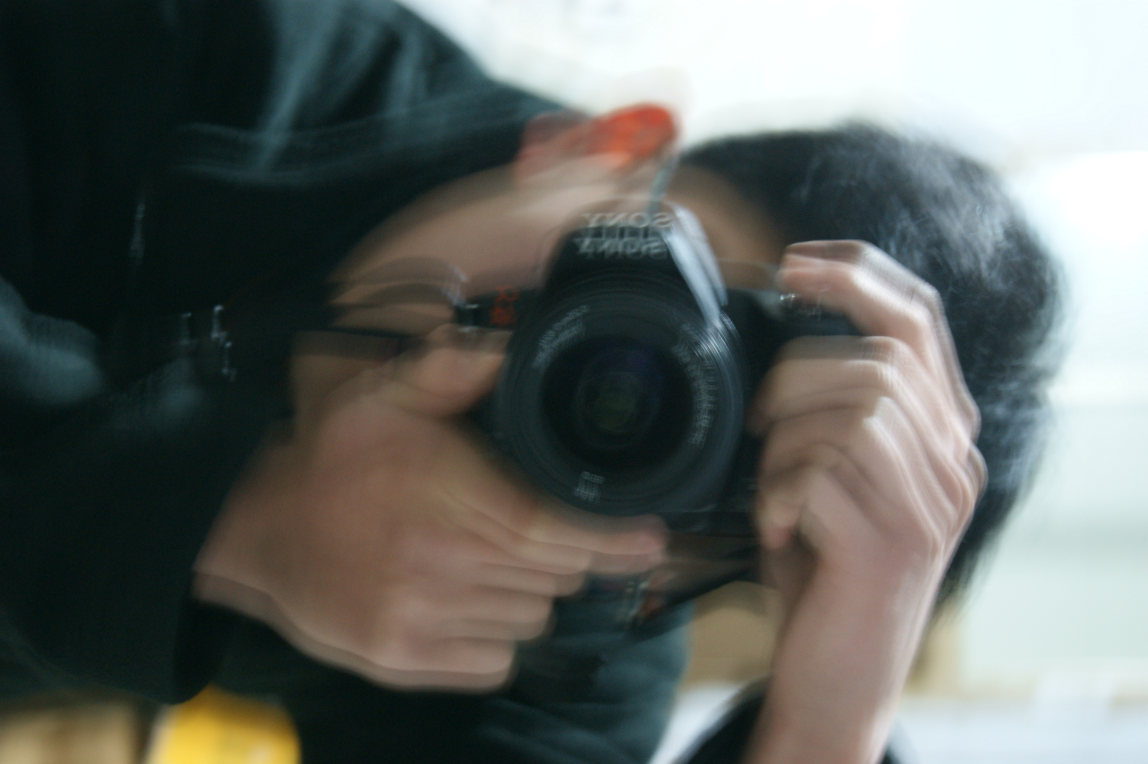
#> input picture test/DSC01374.JPG, 4592 x 3056 px (shown at 1/4 size)
$ python -i image_processor.py   (imports and definitions only)
#> lines starting #> are read from the running program, lines starting #| are printed output that depends on the picture
#!/usr/bin/env python3
# -*- coding: utf-8 -*-
"""
图像处理模块
处理图像的加载、缩放、格式转换等功能
"""

from PIL import Image, ImageTk, ImageDraw, ImageFont
import os
from typing import Optional, Tuple, List


class ImageProcessor:
    """图像处理器"""

    SUPPORTED_FORMATS = {
        'input': ['.jpg', '.jpeg', '.png', '.bmp', '.tiff', '.tif'],
        'output': ['JPEG', 'PNG']
    }

    def __init__(self):
        self.max_preview_size = (800, 600)

    def is_supported_image(self, file_path: str) -> bool:
        """检查文件是否为支持的图像格式"""
        if not os.path.isfile(file_path):
            return False

        _, ext = os.path.splitext(file_path.lower())
        return ext in self.SUPPORTED_FORMATS['input']

    def load_image(self, file_path: str) -> Optional[Image.Image]:
        """加载图像文件"""
#> called with file_path = '../test/DSC01374.JPG'
        try:
            if not self.is_supported_image(file_path):
                return None

            image = Image.open(file_path)
#> image is the input picture: PIL image 4592x3056 RGB; mean R, G, B 98.9, 103.1, 98.7

            # 处理EXIF方向信息，修复图片旋转问题
            image = self.fix_image_orientation(image)

            # 确保图像是RGB模式（处理透明通道）
            if image.mode in ('RGBA', 'LA'):
                # 如果有透明通道，保留RGBA模式
                if image.mode == 'LA':
                    image = image.convert('RGBA')
            elif image.mode == 'P':
                # 调色板模式转换
                if 'transparency' in image.info:
                    image = image.convert('RGBA')
                else:
                    image = image.convert('RGB')
            elif image.mode not in ('RGB', 'RGBA'):
                image = image.convert('RGB')

            return image
        except Exception as e:
            print(f"Error loading image {file_path}: {e}")
            return None

    def fix_image_orientation(self, image: Image.Image) -> Image.Image:
        """修复图片方向（处理EXIF旋转信息）"""
        try:
            # 优先使用PIL的标准方法（推荐方式）
            from PIL import ImageOps
            corrected_image = ImageOps.exif_transpose(image)
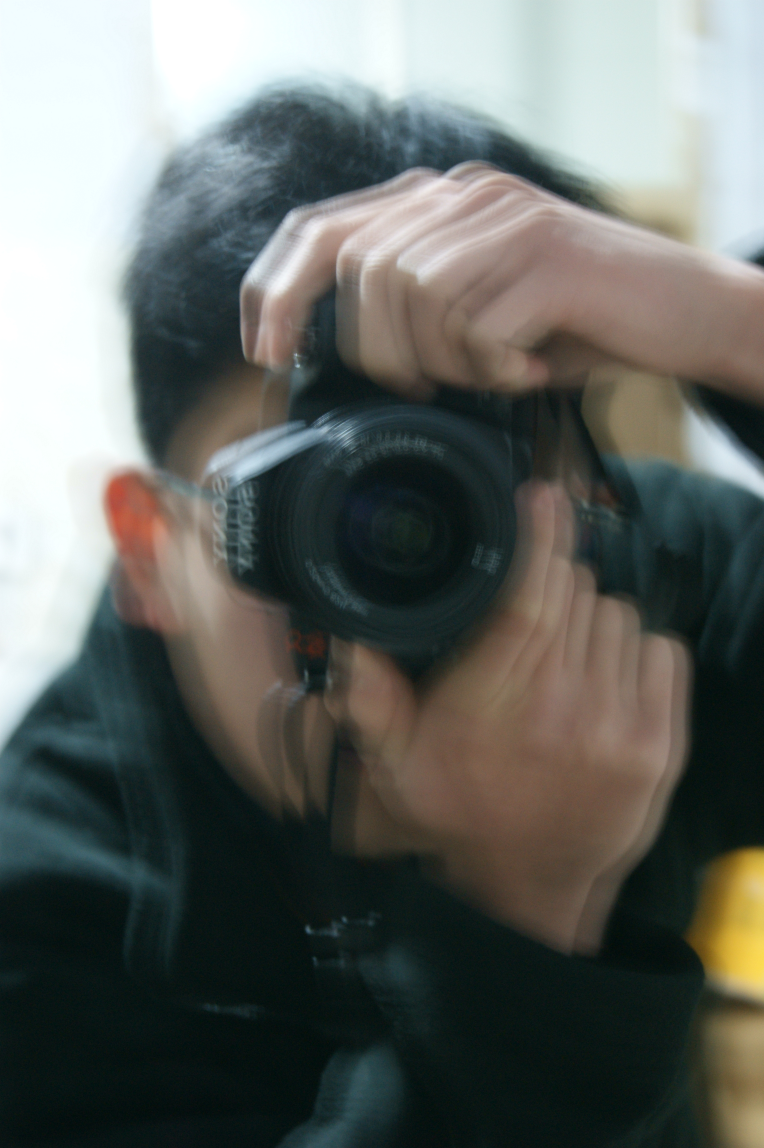
#> corrected_image: PIL image 3056x4592 RGB (shown at 1/4 size); mean R, G, B 98.9, 103.1, 98.7

            # 检查是否进行了旋转修正
            if corrected_image.size != image.size:
                print(f"图片方向已修正: {image.size} -> {corrected_image.size}")
#| 图片方向已修正: (4592, 3056) -> (3056, 4592)

            return corrected_image

        except Exception as e:
            print(f"使用ImageOps.exif_transpose失败: {e}")

            # 备用方案：手动处理EXIF方向
            try:
                return self._manual_fix_orientation(image)
            except Exception as e2:
                print(f"手动处理EXIF方向失败: {e2}")
                return image

    # [70 lines left out: functions _manual_fix_orientation, create_preview, create_thumbnail, not called in this run]

    def pil_to_tkinter(self, image: Image.Image) -> ImageTk.PhotoImage:
        """将PIL图像转换为Tkinter可显示的PhotoImage"""
        return ImageTk.PhotoImage(image)

    # [136 lines left out: functions save_image, get_image_info, resize_image, resize_image_advanced, not called in this run]

>>> result = ImageProcessor().load_image('../test/DSC01374.JPG')
